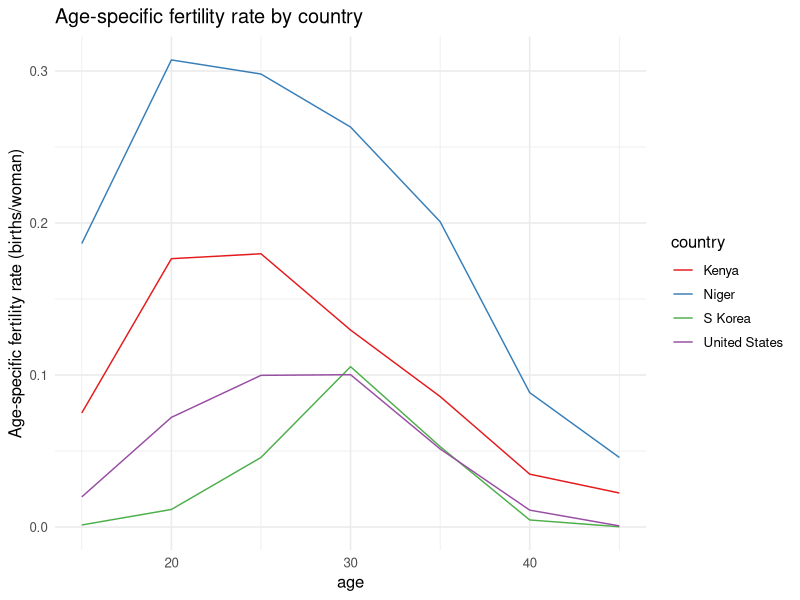
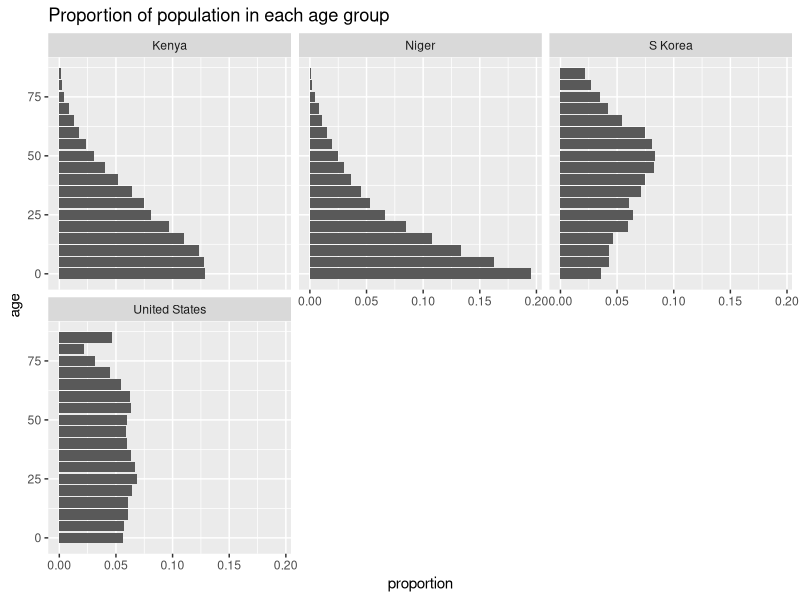

Reproduce these figures in R, in order. (Note: this script raises an error after producing the figures.)
## ---- chunk 1
# run this chunk first!
knitr::opts_chunk$set(echo = TRUE)
library(tidyverse)
## ---- chunk 2
d <- read_csv("projection_data.csv")
## ---- chunk 3
d %>% 
  filter(country=="United States") %>% 
  head
## ---- chunk 4
d <- d %>% 
  mutate(nLx = nLx/10^5, 
         nFx = nFx/1000)
## ---- chunk 5
# calculate life expectancy at birth 
# we know radix is 1
radix <- 1

d %>% 
  group_by(country) %>% 
  summarise(e0 = sum(nLx)/radix) %>%
  arrange(e0) # arrange by increasing life expectancy
## ---- chunk 6
# calculate TFR, GRR and NRR by country
# set fraction female at birth to be 0.4886
ffab <- 0.4486

d %>% 
  filter(age>=15, age < 50) %>% # restrict our dataset to be fertility rates for women aged 15-49
  group_by(country) %>% 
  summarise(tfr = sum(nFx*5), 
            grr = tfr*ffab,
            nrr = sum(nFx*nLx*ffab/radix),
            mu = sum((age+2.5)*nFx*nLx)/sum(nFx*nLx)) %>%
  arrange(tfr)
## ---- chunk 7
# create a dataset which only has reproductive ages (15-49)
d_rpa <- d %>% filter(age >= 15, age < 50)

# plot age-specific fertility rates
ggplot(data = d_rpa, aes(x = age, y = nFx, color = country)) + 
  geom_line()+
  ylab("Age-specific fertility rate (births/woman)")+
  ggtitle("Age-specific fertility rate by country")+ 
  scale_color_brewer(palette="Set1") + 
  theme_minimal(base_size = 12) ## change ggplot default theme
## ---- chunk 8
# let's calculate the proportion in each age group so we can compare across countries
d <- d %>% 
  group_by(country) %>%
  mutate(nCx = nKx/sum(nKx))
## ---- chunk 9
ggplot(d, aes(x = age, y = nCx)) + 
  facet_wrap(~country, ncol=3)+
  geom_bar(stat="identity", position = "dodge")+
  ggtitle("Proportion of population in each age group")+
  ylab("proportion")+
  coord_flip()
## ---- chunk 10
## function to define Leslie matrix, based on nLx and nFx values
leslie <- function(nLx,
                   nFx, 
                   n_age_groups=18,
                   ffab = 0.4886){
  L = matrix(0, nrow = n_age_groups, ncol = n_age_groups)
  L[1,] = ffab * nLx[1]*(nFx[1:n_age_groups]+nFx[2:(n_age_groups+1)]*nLx[2:(n_age_groups+1)]/nLx[1:n_age_groups])/2 # top row 
  diag(L[2:n_age_groups,1:(n_age_groups-1)]) = nLx[2:n_age_groups] / nLx[1:(n_age_groups-1)] # subdiagonal
  # last open-ended age group
  L[n_age_groups, n_age_groups-1] =   L[n_age_groups, n_age_groups] = nLx[n_age_groups] / (nLx[n_age_groups] + nLx[n_age_groups - 1]) 
  L[1, n_age_groups] = 0

  return(L)
}
## ---- chunk 11
LAA <- leslie(nLx = d$nLx[d$country=="United States"], 
              nFx = d$nFx[d$country=="United States"])
## ---- chunk 12
LAS <- leslie(nLx = d$nLx[d$country=="S Korea"], 
              nFx = d$nFx[d$country=="S Korea"])
## ---- chunk 13
LAK <- leslie(nLx = d$nLx[d$country=="Kenya"], 
              nFx = d$nFx[d$country=="Kenya"])
## ---- chunk 14
LAN <- leslie(nLx = d$nLx[d$country=="Niger"], 
              nFx = d$nFx[d$country=="Niger"])
## ---- chunk 15
n_age_groups <- 18 # 0-85+ in 5yr age groups
n_projections <- 50 # want to project forward 50*5 = 250 years
initial_pop <- d$nKx[d$country=="United States"] # set initial population to be US's population in 2020
# define population matrix K
K <- matrix(0, nrow = n_age_groups, ncol = n_projections+1)
K[,1] <- initial_pop[1:n_age_groups]

# do the projection!
for(i in 2:(n_projections+1)){
  K[,i] <- LAA%*%K[,i-1] 
}

head(K[,1:5])
## ---- chunk 16
#add 100 immigrant to rows 4-6 (300,000 people)
K5 <- matrix(0, nrow = n_age_groups, ncol = n_projections+1)
K5[,1] <- initial_pop[1:n_age_groups]

#projection with immigration add 100 to rows 4-6 here at each projection step
for(i in 2:(n_projections+1)){
  K5[,i] <- LAA%*%K5[c(4:6) <- c(100,100,100)][,i-1]
}

head(K5[,1:5])
## ---- chunk 17

K2 <- matrix(0, nrow = n_age_groups, ncol = n_projections+1)
K2[,1] <- initial_pop[1:n_age_groups]

# do the projection!
for(i in 2:(n_projections+1)){
  K2[,i] <- LAS%*%K2[,i-1] 
}

head(K2[,1:5])
## ---- chunk 18
K3 <- matrix(0, nrow = n_age_groups, ncol = n_projections+1)
K3[,1] <- initial_pop[1:n_age_groups]

# do the projection!
for(i in 2:(n_projections+1)){
  K3[,i] <- LAK%*%K3[,i-1] 
}

head(K3[,1:5])
## ---- chunk 19
K4 <- matrix(0, nrow = n_age_groups, ncol = n_projections+1)
K4[,1] <- initial_pop[1:n_age_groups]

# do the projection!
for(i in 2:(n_projections+1)){
  K4[,i] <- LAN%*%K4[,i-1] 
}

head(K4[,1:5])
## ---- chunk 20
# get K in a form that's easier to ggplot
# make into a dataframe, name columns as years and add an age column
Kdf <- as.data.frame(K)
colnames(Kdf) <- seq(from = 2020, to = (2020+n_projections*5), by = 5)
Kdf <- cbind(age = seq(from = 0, to = 85, by = 5), Kdf)

# get in long format and then add proportion of population in each age group
Klong <- Kdf %>% 
  gather(year, population, -age) %>%
  group_by(year) %>%
  mutate(proportion = population/sum(population), 
         age = as.factor(age)) %>%
  mutate(totalpop = sum(population[age == 0]))

head(Klong)
## ---- chunk 21
Kdf2 <- as.data.frame(K2)
colnames(Kdf2) <- seq(from = 2020, to = (2020+n_projections*5), by = 5)
Kdf2 <- cbind(age = seq(from = 0, to = 85, by = 5), Kdf2)

# get in long format and then add proportion of population in each age group
Klong2 <- Kdf2 %>% 
  gather(year, population, -age) %>%
  group_by(year) %>%
  mutate(proportion = population/sum(population), 
         age = as.factor(age))
head(Klong2)
## ---- chunk 22
Kdf3 <- as.data.frame(K3)
colnames(Kdf3) <- seq(from = 2020, to = (2020+n_projections*5), by = 5)
Kdf3 <- cbind(age = seq(from = 0, to = 85, by = 5), Kdf3)

# get in long format and then add proportion of population in each age group
Klong3 <- Kdf3 %>% 
  gather(year, population, -age) %>%
  group_by(year) %>%
  mutate(proportion = population/sum(population), 
         age = as.factor(age))
head(Klong3)
## ---- chunk 23
Kdf4 <- as.data.frame(K4)
colnames(Kdf4) <- seq(from = 2020, to = (2020+n_projections*5), by = 5)
Kdf4 <- cbind(age = seq(from = 0, to = 85, by = 5), Kdf4)

# get in long format and then add proportion of population in each age group
Klong4 <- Kdf4 %>% 
  gather(year, population, -age) %>%
  group_by(year) %>%
  mutate(proportion = population/sum(population), 
         age = as.factor(age)) 
         
head(Klong4)

Kdf4_wapop <- c(year = 1, colSums(Kdf4[c(4:13),])[-1])
Kdf4_wapop
depratio <- colSums(Kdf4[c(1:3, 14:18),])/Kdf4_wapop
plot(depratio[-1])


## ---- chunk 24
# total population by year
tot_pop <- Klong %>% 
  group_by(year) %>%
  summarise(pop = sum(population)) %>%
  mutate(R = c(NA, log(pop[2:n()]/pop[1:(n()-1)])/5)) 
head(tot_pop)
## ---- chunk 25
Dependecy.US <- Kdf %>% 
  summarise(Kdf_wapop=c(year = 1, colSums(Kdf[c(4:13),])[-1])) %>%
  mutate(depratio = (colSums(Kdf[c(1:3, 14:18),])/Kdf_wapop))

Dependecy.US = Dependecy.US[-1,]
Dependecy.US = Dependecy.US[-1]

Dependecy.US = Dependecy.US[,1]

Dependecy.US

tot_pop = cbind(tot_pop, Dependecy.US)
## ---- chunk 26
Dependecy.SK <- Kdf2 %>% 
  summarise(Kdf2_wapop=c(year = 1, colSums(Kdf2[c(4:13),])[-1])) %>%
  mutate(depratio = (colSums(Kdf2[c(1:3, 14:18),])/Kdf2_wapop))

Dependecy.SK = Dependecy.SK[-1,]
Dependecy.SK = Dependecy.SK[-1]

Dependecy.SK = Dependecy.SK[,1]

Dependecy.SK

tot_pop2 = cbind(tot_pop2, Dependecy.SK)
## ---- chunk 27
Dependecy.Kenya <- Kdf3 %>% 
  summarise(Kdf3_wapop=c(year = 1, colSums(Kdf3[c(4:13),])[-1])) %>%
  mutate(depratio = (colSums(Kdf3[c(1:3, 14:18),])/Kdf3_wapop))

Dependecy.Kenya = Dependecy.Kenya[-1,]
Dependecy.Kenya = Dependecy.Kenya[-1]

Dependecy.Kenya = Dependecy.Kenya[,1]

Dependecy.Kenya

tot_pop3 = cbind(tot_pop3, Dependecy.Kenya)
## ---- chunk 28
Dependecy.Niger <- Kdf4 %>% 
  summarise(Kdf4_wapop=c(year = 1, colSums(Kdf4[c(4:13),])[-1])) %>%
  mutate(depratio = (colSums(Kdf4[c(1:3, 14:18),])/Kdf4_wapop))

Dependecy.Niger = Dependecy.Niger[-1,]
Dependecy.Niger = Dependecy.Niger[-1]

Dependecy.Niger = Dependecy.Niger[,1]

Dependecy.Niger

tot_pop4 = cbind(tot_pop4, Dependecy.Niger)
## ---- chunk 29
tot_pop2 <- Klong2 %>% 
  group_by(year) %>%
  summarise(pop = sum(population)) %>%
  mutate(R = c(NA, log(pop[2:n()]/pop[1:(n()-1)])/5))
head(tot_pop2)
## ---- chunk 30
tot_pop3 <- Klong3 %>% 
  group_by(year) %>%
  summarise(pop = sum(population)) %>%
  mutate(R = c(NA, log(pop[2:n()]/pop[1:(n()-1)])/5))
head(tot_pop3)
## ---- chunk 31
tot_pop4 <- Klong4 %>% 
  group_by(year) %>%
  summarise(pop = sum(population)) %>%
  mutate(R = c(NA, log(pop[2:n()]/pop[1:(n()-1)])/5))
head(tot_pop4)
## ---- chunk 32

# plot total population over time 
ggplot(data = tot_pop[1,2], aes(x = year, y = pop, group = 1)) +
  geom_point() + geom_line()+
  theme(axis.text.x = element_text(angle = 90, hjust = 1))+
  ggtitle("Total population over time")

# plot growth rate over time
ggplot(data = tot_pop, aes(x = year, y = R, group = 1)) +
  geom_point() + geom_line()+
  theme(axis.text.x = element_text(angle = 90, hjust = 1))+
  ggtitle("Growth rate of population over time")

# plot proportion in each age group over time
ggplot(data = Klong, aes(x = year, y = proportion, group = age, color = age)) +
  geom_point() + geom_line()+ 
  theme(axis.text.x = element_text(angle = 90, hjust = 1))+
  ggtitle("Proportion of population in each age group over time")

